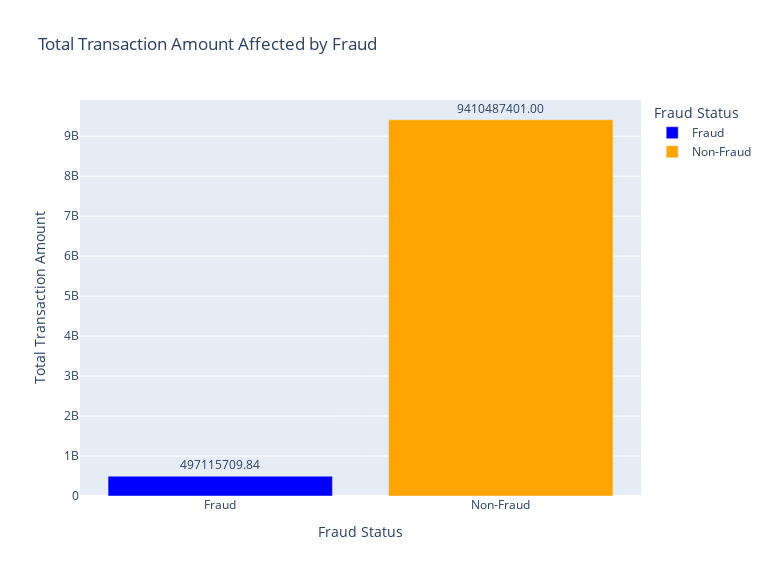

Notebook cell for this chart:
### Markdown cell above
### 2.42 Analysis of Transaction Amount Targeted by Fraud

### Code cell
# Establish the total transaction amount affected by fraud
fraud_trans = df[df["Is_Fraud"] == 1]['Transaction_Amount'].sum()
non_fraud_trans = df[df["Is_Fraud"] == 0]['Transaction_Amount'].sum()

# Creating a dictionary for visualization
data = {
    'Fraud Status': ['Fraud', 'Non-Fraud'],
    'Total Transaction Amount': [fraud_trans, non_fraud_trans]
}

# bar plot elements
fig = px.bar(data, 
             x='Fraud Status', 
             y='Total Transaction Amount',
             title='Total Transaction Amount Affected by Fraud',
             labels={'Fraud Status': 'Fraud Status', 'Total Transaction Amount': 'Total Transaction Amount'},
             color='Fraud Status',
             color_discrete_map={'Fraud': 'blue', 'Non-Fraud': 'orange'}, 
             text='Total Transaction Amount')  

# Add labels and graph size
fig.update_traces(texttemplate='%{text:.2f}', textposition='outside')
fig.update_layout(width=768, height=576)  

# Show the plot
fig.show()

### Figure 1 — Plotly figure (JSON) as saved in the notebook; plotly's stock layout.template omitted (floating-point values rounded to 4 significant figures)
{"data": [{"alignmentgroup": "True", "hovertemplate": "Fraud Status=%{x}<br>Total Transaction Amount=%{text}<extra></extra>", "legendgroup": "Fraud", "marker": {"color": "blue", "pattern": {"shape": ""}}, "name": "Fraud", "offsetgroup": "Fraud", "orientation": "v", "showlegend": true, "text": [497100000.0], "textposition": "outside", "texttemplate": "%{text:.2f}", "type": "bar", "x": ["Fraud"], "xaxis": "x", "y": [497100000.0], "yaxis": "y"}, {"alignmentgroup": "True", "hovertemplate": "Fraud Status=%{x}<br>Total Transaction Amount=%{text}<extra></extra>", "legendgroup": "Non-Fraud", "marker": {"color": "orange", "pattern": {"shape": ""}}, "name": "Non-Fraud", "offsetgroup": "Non-Fraud", "orientation": "v", "showlegend": true, "text": [9410000000.0], "textposition": "outside", "texttemplate": "%{text:.2f}", "type": "bar", "x": ["Non-Fraud"], "xaxis": "x", "y": [9410000000.0], "yaxis": "y"}], "layout": {"barmode": "relative", "height": 576, "legend": {"title": {"text": "Fraud Status"}, "tracegroupgap": 0}, "title": {"text": "Total Transaction Amount Affected by Fraud"}, "width": 768, "xaxis": {"anchor": "y", "categoryarray": ["Fraud", "Non-Fraud"], "categoryorder": "array", "domain": [0, 1], "title": {"text": "Fraud Status"}}, "yaxis": {"anchor": "x", "domain": [0, 1], "title": {"text": "Total Transaction Amount"}}}}
